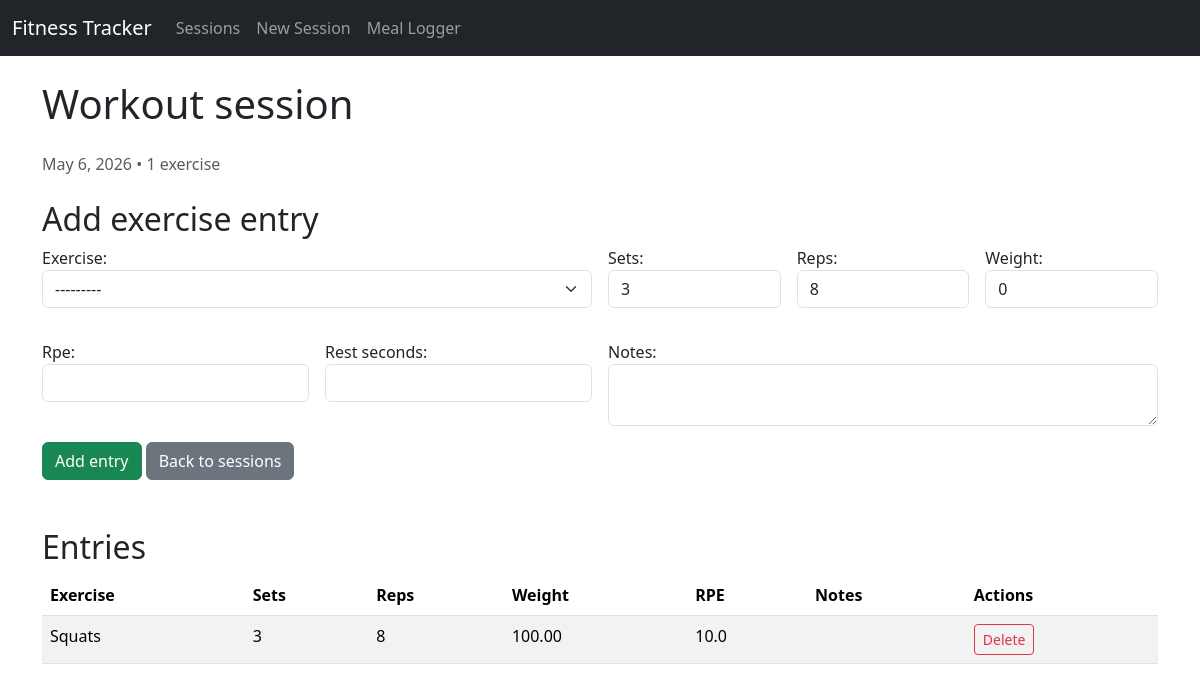
Page /sessions/7/ (signed in) on the committed database.
### workouts/models.py (models this page shows, shortened)
class WorkoutSession(models.Model):
    user = models.ForeignKey(
        settings.AUTH_USER_MODEL,
        on_delete=models.CASCADE,
        related_name='workout_sessions',
    )
    name = models.CharField(max_length=120, blank=True,
                            help_text='Optional session title')
    date = models.DateField(default=timezone.localdate)
    notes = models.TextField(blank=True)
    created_at = models.DateTimeField(auto_now_add=True)
    updated_at = models.DateTimeField(auto_now=True)
    class Meta:
        ordering = ['-date', '-created_at']

class WorkoutEntry(models.Model):
    session = models.ForeignKey(
        WorkoutSession,
        on_delete=models.CASCADE,
        related_name='entries',
    )
    exercise = models.ForeignKey(
        Exercise,
        on_delete=models.PROTECT,
        related_name='entries',
    )
    sets = models.PositiveSmallIntegerField(default=3)
    reps = models.PositiveSmallIntegerField(default=8)
    weight = models.DecimalField(max_digits=6, decimal_places=2, default=0)
    rpe = models.DecimalField(
        max_digits=3,
        decimal_places=1,
        null=True,
        blank=True,
        help_text='Rate of perceived exertion, 1.0-10.0',
    )
    rest_seconds = models.PositiveIntegerField(null=True, blank=True)
    notes = models.TextField(blank=True)
    created_at = models.DateTimeField(auto_now_add=True)
    class Meta:
        ordering = ['session', 'exercise']

class Exercise(models.Model):
    CATEGORY_CHOICES = [
        ('strength', 'Strength'),
        ('conditioning', 'Conditioning'),
        ('mobility', 'Mobility'),
        ('power', 'Power'),
        ('other', 'Other'),
    ]
    name = models.CharField(max_length=120)
    category = models.CharField(
        max_length=24, choices=CATEGORY_CHOICES, default='strength')
    muscle_group = models.CharField(max_length=120, blank=True)
    description = models.TextField(blank=True)
    is_active = models.BooleanField(default=True)
    class Meta:
        ordering = ['name']
        unique_together = ('name', 'category')
    def __str__(self):
        return self.name

### workouts/views.py (the view)
# urls.py: path('sessions/<int:pk>/', views.session_detail, name='session_detail'),
@login_required(login_url='/admin/login/')
def session_detail(request, pk):
    session = get_object_or_404(WorkoutSession, pk=pk, user=request.user)
    if request.method == 'POST':
        entry_form = WorkoutEntryForm(request.POST)
        if entry_form.is_valid():
            entry = entry_form.save(commit=False)
            entry.session = session
            entry.save()
            return redirect('workouts:session_detail', pk=pk)
    else:
        entry_form = WorkoutEntryForm()
    return render(request, 'workouts/session_detail.html', {
        'session': session,
        'entry_form': entry_form,
    })

### workouts/forms.py
class WorkoutEntryForm(forms.ModelForm):
    class Meta:
        model = WorkoutEntry
        fields = ['exercise', 'sets', 'reps',
                  'weight', 'rpe', 'rest_seconds', 'notes']
        widgets = {
            'exercise': forms.Select(attrs={'class': 'form-select'}),
            'sets': forms.NumberInput(attrs={'class': 'form-control', 'min': 1}),
            'reps': forms.NumberInput(attrs={'class': 'form-control', 'min': 1}),
            'weight': forms.NumberInput(attrs={'class': 'form-control', 'step': '0.25', 'min': 0}),
            'rpe': forms.NumberInput(attrs={'class': 'form-control', 'step': '0.5', 'min': 1, 'max': 10}),
            'rest_seconds': forms.NumberInput(attrs={'class': 'form-control', 'min': 0}),
            'notes': forms.Textarea(attrs={'class': 'form-control', 'rows': 2}),
        }

### workouts/templates/workouts/session_detail.html (shortened to what this page needs)
{% extends 'workouts/base.html' %}
{% block content %}
<h1 class="mb-4">{{ session.name|default:'Workout session' }}</h1>
<p class="text-muted">{{ session.date }} • {{ session.entries.count }} exercise{{ session.entries.count|pluralize }}</p>
<h2 class="mt-4">Add exercise entry</h2>
<form method="post" novalidate>
    <div class="row g-3">
        <div class="col-md-6">{{ entry_form.exercise.label_tag }} {{ entry_form.exercise }}</div>
        <div class="col-md-2">{{ entry_form.sets.label_tag }} {{ entry_form.sets }}</div>
        <div class="col-md-2">{{ entry_form.reps.label_tag }} {{ entry_form.reps }}</div>
        <div class="col-md-2">{{ entry_form.weight.label_tag }} {{ entry_form.weight }}</div>
    </div>
    <div class="row g-3 mt-3">
        <div class="col-md-3">{{ entry_form.rpe.label_tag }} {{ entry_form.rpe }}</div>
        <div class="col-md-3">{{ entry_form.rest_seconds.label_tag }} {{ entry_form.rest_seconds }}</div>
        <div class="col-md-6">{{ entry_form.notes.label_tag }} {{ entry_form.notes }}</div>
    </div>
    <button type="submit" class="btn btn-success mt-3">Add entry</button>
    <a href="{% url 'workouts:session_list' %}" class="btn btn-secondary mt-3">Back to sessions</a>
</form>
{% if session.entries.exists %}
<h2 class="mt-5">Entries</h2>
<div class="table-responsive">
    <table class="table table-striped">
        <thead>
            <tr>
                <th>Exercise</th>
                <th>Sets</th>
                <th>Reps</th>
                <th>Weight</th>
                <th>RPE</th>
                <th>Notes</th>
                <th>Actions</th>
            </tr>
        </thead>
        <tbody>
            {% for entry in session.entries.all %}
            <tr>
                <td>{{ entry.exercise.name }}</td>
                <td>{{ entry.sets }}</td>
                <td>{{ entry.reps }}</td>
                <td>{{ entry.weight }}</td>
                <td>{{ entry.rpe }}</td>
                <td>{{ entry.notes }}</td>
                <td>
                    <a href="{% url 'workouts:entry_delete' session.pk entry.pk %}" class="btn btn-sm btn-outline-danger">Delete</a>
                </td>
            </tr>
            {% endfor %}
        </tbody>
    </table>
</div>
{% endif %}
{% endblock %}

### rows in the picture
WorkoutSession: name "Workout session", date "May 6, 2026", entries.count "1"
WorkoutEntry: exercise.name "Squats", sets "3", reps "8", weight "100.00", rpe "10.0"

### other values in the picture
{{ entry_form.exercise.label_tag }} "Exercise:"
{{ entry_form.sets.label_tag }} "Sets:"
{{ entry_form.reps.label_tag }} "Reps:"
{{ entry_form.weight.label_tag }} "Weight:"
{{ entry_form.rpe.label_tag }} "Rpe:"
{{ entry_form.rest_seconds.label_tag }} "Rest seconds:"
{{ entry_form.notes.label_tag }} "Notes:"
